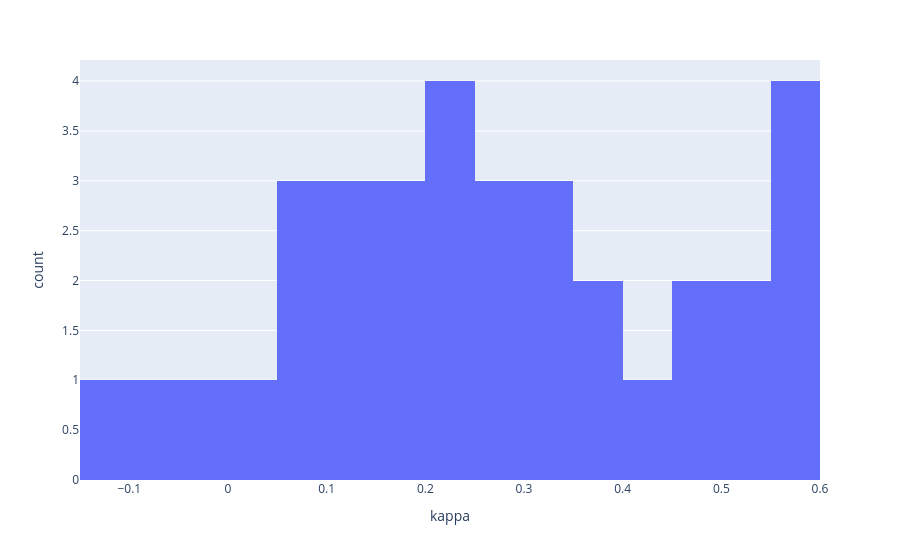

Write notebook code for a chart like this one.
### Code cell
px.histogram(df_metrics, x='kappa', nbins=30)

### Figure 1 — Plotly figure (JSON) as saved in the notebook; plotly's stock layout.template omitted (floating-point values rounded to 4 significant figures)
{"data": [{"bingroup": "x", "hovertemplate": "kappa=%{x}<br>count=%{y}<extra></extra>", "legendgroup": "", "marker": {"color": "#636efa", "pattern": {"shape": ""}}, "name": "", "nbinsx": 30, "orientation": "v", "showlegend": false, "type": "histogram", "x": [0.1859, 0.5277, 0.4744, -0.1192, 0.1114, 0.2609, 0.5709, 0.2889, 0.1122, 0.1103, 0.3486, 0.5988, 0.4883, 0.08854, 0.3208, 0.1594, 0.005361, 0.183, 0.2753, 0.3614, 0.2086, 0.2307, -0.06266, 0.2326, 0.2023, 0.05088, 0.5684, 0.3652, 0.523, 0.5816, 0.4063, 0.3182, 0.05604, -0.0373], "xaxis": "x", "yaxis": "y"}], "layout": {"barmode": "relative", "legend": {"tracegroupgap": 0}, "margin": {"t": 60}, "xaxis": {"anchor": "y", "domain": [0, 1], "title": {"text": "kappa"}}, "yaxis": {"anchor": "x", "domain": [0, 1], "title": {"text": "count"}}}}
